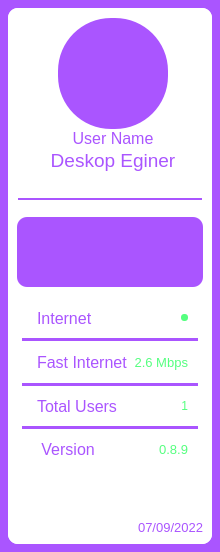
       <widget class="QFrame" name="frame_173">
        <property name="minimumSize">
         <size>
          <width>3</width>
          <height>0</height>
         </size>
        </property>
        <property name="maximumSize">
         <size>
          <width>220</width>
          <height>16777215</height>
         </size>
        </property>
        <property name="styleSheet">
         <string notr="true">QFrame{
background-color: rgb(170, 85, 255);
border-radius:0px;
}
</string>
        </property>
        <property name="frameShape">
         <enum>QFrame::StyledPanel</enum>
        </property>
        <property name="frameShadow">
         <enum>QFrame::Raised</enum>
        </property>
        <layout class="QVBoxLayout" name="verticalLayout_34">
         <property name="spacing">
          <number>0</number>
         </property>
         <property name="leftMargin">
          <number>8</number>
         </property>
         <property name="topMargin">
          <number>8</number>
         </property>
         <property name="rightMargin">
          <number>8</number>
         </property>
         <property name="bottomMargin">
          <number>8</number>
         </property>
         <item>
          <widget class="QFrame" name="frame_174">
           <property name="minimumSize">
            <size>
             <width>3</width>
             <height>0</height>
            </size>
           </property>
           <property name="maximumSize">
            <size>
             <width>210</width>
             <height>16777215</height>
            </size>
           </property>
           <property name="styleSheet">
            <string notr="true">QFrame{
background-color: rgb(255, 255, 255);
border-radius:10px;
}
</string>
           </property>
           <property name="frameShape">
            <enum>QFrame::StyledPanel</enum>
           </property>
           <property name="frameShadow">
            <enum>QFrame::Raised</enum>
           </property>
           <layout class="QVBoxLayout" name="verticalLayout_35">
            <property name="spacing">
             <number>0</number>
            </property>
            <property name="leftMargin">
             <number>0</number>
            </property>
            <property name="topMargin">
             <number>0</number>
            </property>
            <property name="rightMargin">
             <number>0</number>
            </property>
            <property name="bottomMargin">
             <number>0</number>
            </property>
            <item>
             <widget class="QFrame" name="frame_175">
              <property name="minimumSize">
               <size>
                <width>0</width>
                <height>200</height>
               </size>
              </property>
              <property name="maximumSize">
               <size>
                <width>16777215</width>
                <height>200</height>
               </size>
              </property>
              <property name="frameShape">
               <enum>QFrame::StyledPanel</enum>
              </property>
              <property name="frameShadow">
               <enum>QFrame::Raised</enum>
              </property>
              <widget class="Line" name="line">
               <property name="geometry">
                <rect>
                 <x>10</x>
                 <y>190</y>
                 <width>184</width>
                 <height>2</height>
                </rect>
               </property>
               <property name="styleSheet">
                <string notr="true">background-color: rgb(170, 85, 255);</string>
               </property>
               <property name="orientation">
                <enum>Qt::Horizontal</enum>
               </property>
              </widget>
              <widget class="QLabel" name="label_17">
               <property name="geometry">
                <rect>
                 <x>30</x>
                 <y>137</y>
                 <width>150</width>
                 <height>30</height>
                </rect>
               </property>
               <property name="font">
                <font>
                 <pointsize>14</pointsize>
                </font>
               </property>
               <property name="styleSheet">
                <string notr="true">color: rgb(170, 85, 255);</string>
               </property>
               <property name="text">
                <string>Deskop Eginer</string>
               </property>
               <property name="alignment">
                <set>Qt::AlignCenter</set>
               </property>
              </widget>
              <widget class="QLabel" name="label_16">
               <property name="geometry">
                <rect>
                 <x>50</x>
                 <y>120</y>
                 <width>110</width>
                 <height>20</height>
                </rect>
               </property>
               <property name="font">
                <font>
                 <pointsize>12</pointsize>
                </font>
               </property>
               <property name="styleSheet">
                <string notr="true">color: rgb(170, 85, 255);</string>
               </property>
               <property name="text">
                <string>User Name</string>
               </property>
               <property name="alignment">
                <set>Qt::AlignCenter</set>
               </property>
              </widget>
              <widget class="QFrame" name="frame_176">
               <property name="geometry">
                <rect>
                 <x>50</x>
                 <y>10</y>
                 <width>110</width>
                 <height>111</height>
                </rect>
               </property>
               <property name="minimumSize">
                <size>
                 <width>110</width>
                 <height>110</height>
                </size>
               </property>
               <property name="maximumSize">
                <size>
                 <width>107</width>
                 <height>154</height>
                </size>
               </property>
               <property name="styleSheet">
                <string notr="true">background-color: rgb(170, 85, 255);
border-radius:53px;</string>
               </property>
               <property name="frameShape">
                <enum>QFrame::StyledPanel</enum>
               </property>
               <property name="frameShadow">
                <enum>QFrame::Raised</enum>
               </property>
               <layout class="QVBoxLayout" name="verticalLayout_36">
                <property name="spacing">
                 <number>0</number>
                </property>
                <property name="leftMargin">
                 <number>0</number>
                </property>
                <property name="topMargin">
                 <number>3</number>
                </property>
                <property name="rightMargin">
                 <number>0</number>
                </property>
                <property name="bottomMargin">
                 <number>0</number>
                </property>
                <item alignment="Qt::AlignHCenter|Qt::AlignVCenter">
                 <widget class="QLabel" name="label_7">
                  <property name="minimumSize">
                   <size>
                    <width>100</width>
                    <height>108</height>
                   </size>
                  </property>
                  <property name="maximumSize">
                   <size>
                    <width>100</width>
                    <height>100</height>
                   </size>
                  </property>
                  <property name="styleSheet">
                   <string notr="true">border-radius:49px;
background-color: transparent;</string>
                  </property>
                  <property name="text">
                   <string/>
                  </property>
                  <property name="pixmap">
                   <pixmap>../../../../Pictures/asd.png</pixmap>
                  </property>
                  <property name="alignment">
                   <set>Qt::AlignCenter</set>
                  </property>
                 </widget>
                </item>
               </layout>
              </widget>
             </widget>
            </item>
            <item>
             <widget class="QFrame" name="frame_177">
              <property name="frameShape">
               <enum>QFrame::StyledPanel</enum>
              </property>
              <property name="frameShadow">
               <enum>QFrame::Raised</enum>
              </property>
              <layout class="QVBoxLayout" name="verticalLayout_65">
               <item>
                <widget class="QFrame" name="frame_178">
                 <property name="minimumSize">
                  <size>
                   <width>0</width>
                   <height>70</height>
                  </size>
                 </property>
                 <property name="maximumSize">
                  <size>
                   <width>16777215</width>
                   <height>70</height>
                  </size>
                 </property>
                 <property name="styleSheet">
                  <string notr="true">background-color: rgb(170, 85, 255);</string>
                 </property>
                 <property name="frameShape">
                  <enum>QFrame::StyledPanel</enum>
                 </property>
                 <property name="frameShadow">
                  <enum>QFrame::Raised</enum>
                 </property>
                </widget>
               </item>
               <item>
                <widget class="QFrame" name="frame_179">
                 <property name="minimumSize">
                  <size>
                   <width>0</width>
                   <height>181</height>
                  </size>
                 </property>
                 <property name="maximumSize">
                  <size>
                   <width>16777215</width>
                   <height>185</height>
                  </size>
                 </property>
                 <property name="styleSheet">
                  <string notr="true">background-color: rgb(255, 255, 255);</string>
                 </property>
                 <property name="frameShape">
                  <enum>QFrame::StyledPanel</enum>
                 </property>
                 <property name="frameShadow">
                  <enum>QFrame::Raised</enum>
                 </property>
                 <layout class="QVBoxLayout" name="verticalLayout_37">
                  <property name="spacing">
                   <number>0</number>
                  </property>
                  <property name="leftMargin">
                   <number>5</number>
                  </property>
                  <property name="topMargin">
                   <number>5</number>
                  </property>
                  <property name="rightMargin">
                   <number>5</number>
                  </property>
                  <property name="bottomMargin">
                   <number>5</number>
                  </property>
                  <item>
                   <widget class="QFrame" name="frame_180">
                    <property name="minimumSize">
                     <size>
                      <width>0</width>
                      <height>40</height>
                     </size>
                    </property>
                    <property name="maximumSize">
                     <size>
                      <width>16777215</width>
                      <height>40</height>
                     </size>
                    </property>
                    <property name="frameShape">
                     <enum>QFrame::StyledPanel</enum>
                    </property>
                    <property name="frameShadow">
                     <enum>QFrame::Raised</enum>
                    </property>
                    <layout class="QHBoxLayout" name="horizontalLayout_36">
                     <property name="spacing">
                      <number>0</number>
                     </property>
                     <property name="leftMargin">
                      <number>15</number>
                     </property>
                     <property name="topMargin">
                      <number>0</number>
                     </property>
                     <property name="rightMargin">
                      <number>10</number>
                     </property>
                     <property name="bottomMargin">
                      <number>0</number>
                     </property>
                     <item>
                      <widget class="QLabel" name="label_67">
                       <property name="font">
                        <font>
                         <pointsize>12</pointsize>
                        </font>
                       </property>
                       <property name="styleSheet">
                        <string notr="true">color: rgb(170, 85, 255);</string>
                       </property>
                       <property name="text">
                        <string>Internet</string>
                       </property>
                       <property name="alignment">
                        <set>Qt::AlignLeading|Qt::AlignLeft|Qt::AlignVCenter</set>
                       </property>
                      </widget>
                     </item>
                     <item>
                      <spacer name="horizontalSpacer_41">
                       <property name="orientation">
                        <enum>Qt::Horizontal</enum>
                       </property>
                       <property name="sizeHint" stdset="0">
                        <size>
                         <width>87</width>
                         <height>19</height>
                        </size>
                       </property>
                      </spacer>
                     </item>
                     <item>
                      <widget class="QLabel" name="label_64">
                       <property name="minimumSize">
                        <size>
                         <width>7</width>
                         <height>7</height>
                        </size>
                       </property>
                       <property name="maximumSize">
                        <size>
                         <width>7</width>
                         <height>7</height>
                        </size>
                       </property>
                       <property name="styleSheet">
                        <string notr="true">background-color: rgb(85, 255, 127);
border-radius:3px;</string>
                       </property>
                       <property name="text">
                        <string/>
                       </property>
                      </widget>
                     </item>
                    </layout>
                   </widget>
                  </item>
                  <item>
                   <widget class="Line" name="line_7">
                    <property name="styleSheet">
                     <string notr="true">background-color: rgb(170, 85, 255);</string>
                    </property>
                    <property name="orientation">
                     <enum>Qt::Horizontal</enum>
                    </property>
                   </widget>
                  </item>
                  <item>
                   <widget class="QFrame" name="frame_181">
                    <property name="frameShape">
                     <enum>QFrame::StyledPanel</enum>
                    </property>
                    <property name="frameShadow">
                     <enum>QFrame::Raised</enum>
                    </property>
                    <layout class="QHBoxLayout" name="horizontalLayout_37">
                     <property name="spacing">
                      <number>0</number>
                     </property>
                     <property name="leftMargin">
                      <number>15</number>
                     </property>
                     <property name="topMargin">
                      <number>0</number>
                     </property>
                     <property name="rightMargin">
                      <number>10</number>
                     </property>
                     <property name="bottomMargin">
                      <number>0</number>
                     </property>
                     <item>
                      <widget class="QLabel" name="label_23">
                       <property name="font">
                        <font>
                         <pointsize>12</pointsize>
                        </font>
                       </property>
                       <property name="styleSheet">
                        <string notr="true">color: rgb(170, 85, 255);</string>
                       </property>
                       <property name="text">
                        <string>Fast Internet</string>
                       </property>
                       <property name="alignment">
                        <set>Qt::AlignLeading|Qt::AlignLeft|Qt::AlignVCenter</set>
                       </property>
                      </widget>
                     </item>
                     <item>
                      <spacer name="horizontalSpacer_42">
                       <property name="orientation">
                        <enum>Qt::Horizontal</enum>
                       </property>
                       <property name="sizeHint" stdset="0">
                        <size>
                         <width>3</width>
                         <height>20</height>
                        </size>
                       </property>
                      </spacer>
                     </item>
                     <item>
                      <widget class="QLabel" name="label_11">
                       <property name="minimumSize">
                        <size>
                         <width>60</width>
                         <height>0</height>
                        </size>
                       </property>
                       <property name="maximumSize">
                        <size>
                         <width>60</width>
                         <height>16777215</height>
                        </size>
                       </property>
                       <property name="font">
                        <font>
                         <pointsize>10</pointsize>
                        </font>
                       </property>
                       <property name="styleSheet">
                        <string notr="true">color: rgb(85, 255, 127);</string>
                       </property>
                       <property name="text">
                        <string>2.6 Mbps</string>
                       </property>
                       <property name="alignment">
                        <set>Qt::AlignRight|Qt::AlignTrailing|Qt::AlignVCenter</set>
                       </property>
                      </widget>
                     </item>
                    </layout>
                   </widget>
                  </item>
                  <item>
                   <widget class="Line" name="line_5">
                    <property name="styleSheet">
                     <string notr="true">background-color: rgb(170, 85, 255);</string>
                    </property>
                    <property name="orientation">
                     <enum>Qt::Horizontal</enum>
                    </property>
                   </widget>
                  </item>
                  <item>
                   <widget class="QFrame" name="frame_365">
                    <property name="minimumSize">
                     <size>
                      <width>0</width>
                      <height>40</height>
                     </size>
                    </property>
                    <property name="maximumSize">
                     <size>
                      <width>16777215</width>
                      <height>40</height>
                     </size>
                    </property>
                    <property name="frameShape">
                     <enum>QFrame::StyledPanel</enum>
                    </property>
                    <property name="frameShadow">
                     <enum>QFrame::Raised</enum>
                    </property>
                    <layout class="QHBoxLayout" name="horizontalLayout_43">
                     <property name="spacing">
                      <number>0</number>
                     </property>
                     <property name="leftMargin">
                      <number>15</number>
                     </property>
                     <property name="topMargin">
                      <number>0</number>
                     </property>
                     <property name="rightMargin">
                      <number>10</number>
                     </property>
                     <property name="bottomMargin">
                      <number>0</number>
                     </property>
                     <item>
                      <widget class="QLabel" name="label_91">
                       <property name="font">
                        <font>
                         <pointsize>12</pointsize>
                        </font>
                       </property>
                       <property name="styleSheet">
                        <string notr="true">color: rgb(170, 85, 255);</string>
                       </property>
                       <property name="text">
                        <string>Total Users</string>
                       </property>
                       <property name="alignment">
                        <set>Qt::AlignLeading|Qt::AlignLeft|Qt::AlignVCenter</set>
                       </property>
                      </widget>
                     </item>
                     <item>
                      <spacer name="horizontalSpacer_44">
                       <property name="orientation">
                        <enum>Qt::Horizontal</enum>
                       </property>
                       <property name="sizeHint" stdset="0">
                        <size>
                         <width>23</width>
                         <height>19</height>
                        </size>
                       </property>
                      </spacer>
                     </item>
                     <item>
                      <widget class="QLabel" name="label_93">
                       <property name="minimumSize">
                        <size>
                         <width>50</width>
                         <height>0</height>
                        </size>
                       </property>
                       <property name="maximumSize">
                        <size>
                         <width>50</width>
                         <height>16777215</height>
                        </size>
                       </property>
                       <property name="styleSheet">
                        <string notr="true">color: rgb(85, 255, 127);</string>
                       </property>
                       <property name="text">
                        <string>1</string>
                       </property>
                       <property name="alignment">
                        <set>Qt::AlignRight|Qt::AlignTrailing|Qt::AlignVCenter</set>
                       </property>
                      </widget>
                     </item>
                    </layout>
                   </widget>
                  </item>
                  <item>
                   <widget class="Line" name="line_2">
                    <property name="styleSheet">
                     <string notr="true">background-color: rgb(170, 85, 255);</string>
                    </property>
                    <property name="orientation">
                     <enum>Qt::Horizontal</enum>
                    </property>
                   </widget>
                  </item>
                  <item>
                   <widget class="QFrame" name="frame_366">
                    <property name="minimumSize">
                     <size>
                      <width>0</width>
                      <height>40</height>
                     </size>
                    </property>
                    <property name="maximumSize">
                     <size>
                      <width>16777215</width>
                      <height>40</height>
                     </size>
                    </property>
                    <property name="frameShape">
                     <enum>QFrame::StyledPanel</enum>
                    </property>
                    <property name="frameShadow">
                     <enum>QFrame::Raised</enum>
                    </property>
                    <layout class="QHBoxLayout" name="horizontalLayout_40">
                     <property name="spacing">
                      <number>0</number>
                     </property>
                     <property name="leftMargin">
                      <number>15</number>
                     </property>
                     <property name="topMargin">
                      <number>0</number>
                     </property>
                     <property name="rightMargin">
                      <number>10</number>
                     </property>
                     <property name="bottomMargin">
                      <number>0</number>
                     </property>
                     <item>
                      <widget class="QLabel" name="label_58">
                       <property name="font">
                        <font>
                         <pointsize>12</pointsize>
                        </font>
                       </property>
                       <property name="styleSheet">
                        <string notr="true">color: rgb(170, 85, 255);</string>
                       </property>
                       <property name="text">
                        <string> Version</string>
                       </property>
                       <property name="alignment">
                        <set>Qt::AlignLeading|Qt::AlignLeft|Qt::AlignVCenter</set>
                       </property>
                      </widget>
                     </item>
                     <item>
                      <spacer name="horizontalSpacer_43">
                       <property name="orientation">
                        <enum>Qt::Horizontal</enum>
                       </property>
                       <property name="sizeHint" stdset="0">
                        <size>
                         <width>42</width>
                         <height>19</height>
                        </size>
                       </property>
                      </spacer>
                     </item>
                     <item>
                      <widget class="QLabel" name="label_21">
                       <property name="minimumSize">
                        <size>
                         <width>50</width>
                         <height>0</height>
                        </size>
                       </property>
                       <property name="maximumSize">
                        <size>
                         <width>50</width>
                         <height>16777215</height>
                        </size>
                       </property>
                       <property name="font">
                        <font>
                         <pointsize>10</pointsize>
                        </font>
                       </property>
                       <property name="styleSheet">
                        <string notr="true">color: rgb(85, 255, 127);</string>
                       </property>
                       <property name="text">
                        <string>0.8.9</string>
                       </property>
                       <property name="alignment">
                        <set>Qt::AlignRight|Qt::AlignTrailing|Qt::AlignVCenter</set>
                       </property>
                      </widget>
                     </item>
                    </layout>
                   </widget>
                  </item>
                 </layout>
                </widget>
               </item>
               <item>
                <spacer name="verticalSpacer_4">
                 <property name="orientation">
                  <enum>Qt::Vertical</enum>
                 </property>
                 <property name="sizeHint" stdset="0">
                  <size>
                   <width>20</width>
                   <height>40</height>
                  </size>
                 </property>
                </spacer>
               </item>
               <item>
                <widget class="QLabel" name="label_19">
                 <property name="font">
                  <font>
                   <pointsize>10</pointsize>
                  </font>
                 </property>
                 <property name="styleSheet">
                  <string notr="true">color: rgb(170, 85, 255);</string>
                 </property>
                 <property name="text">
                  <string>07/09/2022</string>
                 </property>
                 <property name="alignment">
                  <set>Qt::AlignRight|Qt::AlignTrailing|Qt::AlignVCenter</set>
                 </property>
                </widget>
               </item>
              </layout>
             </widget>
            </item>
           </layout>
          </widget>
         </item>
        </layout>
       </widget>
